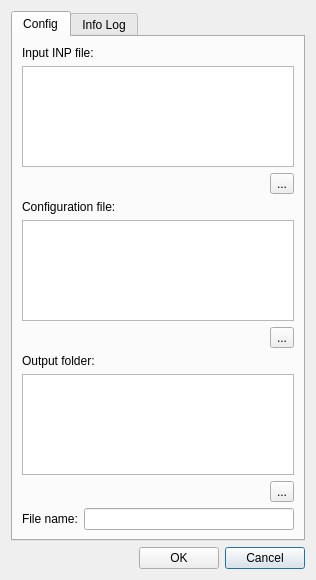
<?xml version="1.0" encoding="UTF-8"?>
<ui version="4.0">
 <class>dlg_quantized_demands</class>
 <widget class="QDialog" name="dlg_quantized_demands">
  <property name="geometry">
   <rect>
    <x>0</x>
    <y>0</y>
    <width>316</width>
    <height>580</height>
   </rect>
  </property>
  <property name="windowTitle">
   <string>Quantized demands</string>
  </property>
  <layout class="QGridLayout" name="gridLayout_2">
   <item row="10" column="0">
    <layout class="QGridLayout" name="lyt_buttons">
     <item row="0" column="1">
      <spacer name="horizontalSpacer">
       <property name="orientation">
        <enum>Qt::Horizontal</enum>
       </property>
       <property name="sizeHint" stdset="0">
        <size>
         <width>40</width>
         <height>20</height>
        </size>
       </property>
      </spacer>
     </item>
     <item row="0" column="3">
      <widget class="QPushButton" name="btn_cancel">
       <property name="text">
        <string>Cancel</string>
       </property>
      </widget>
     </item>
     <item row="0" column="2">
      <widget class="QPushButton" name="btn_ok">
       <property name="text">
        <string>OK</string>
       </property>
      </widget>
     </item>
     <item row="0" column="0">
      <widget class="QLabel" name="lbl_timer">
       <property name="text">
        <string/>
       </property>
      </widget>
     </item>
    </layout>
   </item>
   <item row="6" column="0">
    <spacer name="verticalSpacer">
     <property name="orientation">
      <enum>Qt::Vertical</enum>
     </property>
     <property name="sizeHint" stdset="0">
      <size>
       <width>20</width>
       <height>33</height>
      </size>
     </property>
    </spacer>
   </item>
   <item row="0" column="0">
    <widget class="QTabWidget" name="mainTab">
     <property name="currentIndex">
      <number>0</number>
     </property>
     <widget class="QWidget" name="tab_config">
      <attribute name="title">
       <string>Config</string>
      </attribute>
      <layout class="QGridLayout" name="gridLayout_7">
       <item row="3" column="0" colspan="2">
        <widget class="QLabel" name="lbl_config_file">
         <property name="text">
          <string>Configuration file:</string>
         </property>
        </widget>
       </item>
       <item row="4" column="0" colspan="2">
        <widget class="QTextEdit" name="data_config_file"/>
       </item>
       <item row="0" column="0" colspan="2">
        <widget class="QLabel" name="lbl_input_file">
         <property name="text">
          <string>Input INP file:</string>
         </property>
        </widget>
       </item>
       <item row="9" column="0">
        <widget class="QLabel" name="lbl_filename">
         <property name="text">
          <string>File name:</string>
         </property>
        </widget>
       </item>
       <item row="1" column="0" colspan="2">
        <widget class="QTextEdit" name="data_inp_input_file"/>
       </item>
       <item row="7" column="0" colspan="2">
        <widget class="QTextEdit" name="data_output_folder"/>
       </item>
       <item row="5" column="0" colspan="2" alignment="Qt::AlignRight">
        <widget class="QToolButton" name="btn_push_config_file">
         <property name="text">
          <string>...</string>
         </property>
        </widget>
       </item>
       <item row="6" column="0" colspan="2">
        <widget class="QLabel" name="lbl_output_folder">
         <property name="text">
          <string>Output folder:</string>
         </property>
        </widget>
       </item>
       <item row="9" column="1">
        <widget class="QLineEdit" name="txt_filename"/>
       </item>
       <item row="8" column="0" colspan="2" alignment="Qt::AlignRight">
        <widget class="QToolButton" name="btn_push_output_folder">
         <property name="text">
          <string>...</string>
         </property>
        </widget>
       </item>
       <item row="2" column="0" colspan="2" alignment="Qt::AlignRight">
        <widget class="QToolButton" name="btn_push_inp_input_file">
         <property name="text">
          <string>...</string>
         </property>
        </widget>
       </item>
      </layout>
     </widget>
     <widget class="QWidget" name="tab_infolog">
      <attribute name="title">
       <string>Info Log</string>
      </attribute>
      <layout class="QGridLayout" name="gridLayout">
       <item row="0" column="0">
        <widget class="QTextEdit" name="txt_infolog"/>
       </item>
      </layout>
     </widget>
    </widget>
   </item>
  </layout>
 </widget>
 <tabstops>
  <tabstop>mainTab</tabstop>
  <tabstop>data_inp_input_file</tabstop>
  <tabstop>btn_push_inp_input_file</tabstop>
  <tabstop>data_config_file</tabstop>
  <tabstop>btn_push_config_file</tabstop>
  <tabstop>data_output_folder</tabstop>
  <tabstop>btn_push_output_folder</tabstop>
  <tabstop>txt_filename</tabstop>
  <tabstop>txt_infolog</tabstop>
  <tabstop>btn_ok</tabstop>
  <tabstop>btn_cancel</tabstop>
 </tabstops>
 <resources/>
 <connections/>
</ui>
